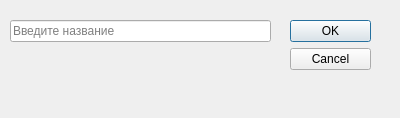
<?xml version="1.0" encoding="UTF-8"?>
<ui version="4.0">
 <class>Dialog</class>
 <widget class="QDialog" name="Dialog">
  <property name="geometry">
   <rect>
    <x>0</x>
    <y>0</y>
    <width>400</width>
    <height>118</height>
   </rect>
  </property>
  <property name="windowTitle">
   <string>Dialog</string>
  </property>
  <widget class="QDialogButtonBox" name="buttonBox">
   <property name="geometry">
    <rect>
     <x>290</x>
     <y>20</y>
     <width>81</width>
     <height>241</height>
    </rect>
   </property>
   <property name="orientation">
    <enum>Qt::Vertical</enum>
   </property>
   <property name="standardButtons">
    <set>QDialogButtonBox::Cancel|QDialogButtonBox::Ok</set>
   </property>
  </widget>
  <widget class="QLineEdit" name="lineEdit">
   <property name="geometry">
    <rect>
     <x>10</x>
     <y>20</y>
     <width>261</width>
     <height>22</height>
    </rect>
   </property>
   <property name="text">
    <string/>
   </property>
   <property name="placeholderText">
    <string>Введите название</string>
   </property>
  </widget>
 </widget>
 <resources/>
 <connections>
  <connection>
   <sender>buttonBox</sender>
   <signal>accepted()</signal>
   <receiver>Dialog</receiver>
   <slot>accept()</slot>
   <hints>
    <hint type="sourcelabel">
     <x>248</x>
     <y>254</y>
    </hint>
    <hint type="destinationlabel">
     <x>157</x>
     <y>274</y>
    </hint>
   </hints>
  </connection>
  <connection>
   <sender>buttonBox</sender>
   <signal>rejected()</signal>
   <receiver>Dialog</receiver>
   <slot>reject()</slot>
   <hints>
    <hint type="sourcelabel">
     <x>316</x>
     <y>260</y>
    </hint>
    <hint type="destinationlabel">
     <x>286</x>
     <y>274</y>
    </hint>
   </hints>
  </connection>
 </connections>
</ui>
